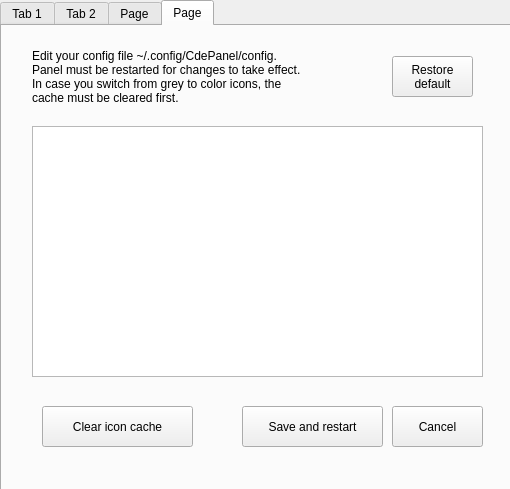
<?xml version="1.0" encoding="UTF-8"?>
<ui version="4.0">
 <class>Dialog</class>
 <widget class="QDialog" name="Dialog">
  <property name="geometry">
   <rect>
    <x>0</x>
    <y>0</y>
    <width>510</width>
    <height>489</height>
   </rect>
  </property>
  <property name="windowTitle">
   <string>Dialog</string>
  </property>
  <widget class="QTabWidget" name="tabWidget">
   <property name="geometry">
    <rect>
     <x>0</x>
     <y>0</y>
     <width>561</width>
     <height>651</height>
    </rect>
   </property>
   <property name="currentIndex">
    <number>3</number>
   </property>
   <widget class="QWidget" name="tab_1">
    <attribute name="title">
     <string>Tab 1</string>
    </attribute>
    <widget class="QListWidget" name="listWidget">
     <property name="geometry">
      <rect>
       <x>0</x>
       <y>0</y>
       <width>261</width>
       <height>171</height>
      </rect>
     </property>
    </widget>
    <widget class="QPushButton" name="pushButton_14">
     <property name="geometry">
      <rect>
       <x>380</x>
       <y>400</y>
       <width>112</width>
       <height>27</height>
      </rect>
     </property>
     <property name="text">
      <string>Cancel</string>
     </property>
    </widget>
    <widget class="QWidget" name="gridLayoutWidget">
     <property name="geometry">
      <rect>
       <x>0</x>
       <y>170</y>
       <width>261</width>
       <height>101</height>
      </rect>
     </property>
     <layout class="QGridLayout" name="gridLayout">
      <item row="0" column="2">
       <widget class="QPushButton" name="colorbutton3">
        <property name="sizePolicy">
         <sizepolicy hsizetype="Minimum" vsizetype="Expanding">
          <horstretch>0</horstretch>
          <verstretch>0</verstretch>
         </sizepolicy>
        </property>
        <property name="text">
         <string/>
        </property>
       </widget>
      </item>
      <item row="0" column="3">
       <widget class="QPushButton" name="colorbutton4">
        <property name="sizePolicy">
         <sizepolicy hsizetype="Minimum" vsizetype="Expanding">
          <horstretch>0</horstretch>
          <verstretch>0</verstretch>
         </sizepolicy>
        </property>
        <property name="text">
         <string/>
        </property>
       </widget>
      </item>
      <item row="1" column="3">
       <widget class="QPushButton" name="colorbutton8">
        <property name="sizePolicy">
         <sizepolicy hsizetype="Minimum" vsizetype="Expanding">
          <horstretch>0</horstretch>
          <verstretch>0</verstretch>
         </sizepolicy>
        </property>
        <property name="text">
         <string/>
        </property>
       </widget>
      </item>
      <item row="1" column="1">
       <widget class="QPushButton" name="colorbutton6">
        <property name="sizePolicy">
         <sizepolicy hsizetype="Minimum" vsizetype="Expanding">
          <horstretch>0</horstretch>
          <verstretch>0</verstretch>
         </sizepolicy>
        </property>
        <property name="text">
         <string/>
        </property>
       </widget>
      </item>
      <item row="0" column="1">
       <widget class="QPushButton" name="colorbutton2">
        <property name="sizePolicy">
         <sizepolicy hsizetype="Minimum" vsizetype="Expanding">
          <horstretch>0</horstretch>
          <verstretch>0</verstretch>
         </sizepolicy>
        </property>
        <property name="text">
         <string/>
        </property>
       </widget>
      </item>
      <item row="1" column="2">
       <widget class="QPushButton" name="colorbutton7">
        <property name="sizePolicy">
         <sizepolicy hsizetype="Minimum" vsizetype="Expanding">
          <horstretch>0</horstretch>
          <verstretch>0</verstretch>
         </sizepolicy>
        </property>
        <property name="text">
         <string/>
        </property>
       </widget>
      </item>
      <item row="1" column="0">
       <widget class="QPushButton" name="colorbutton5">
        <property name="sizePolicy">
         <sizepolicy hsizetype="Minimum" vsizetype="Expanding">
          <horstretch>0</horstretch>
          <verstretch>0</verstretch>
         </sizepolicy>
        </property>
        <property name="text">
         <string/>
        </property>
       </widget>
      </item>
      <item row="0" column="0">
       <widget class="QPushButton" name="colorbutton1">
        <property name="sizePolicy">
         <sizepolicy hsizetype="Minimum" vsizetype="Expanding">
          <horstretch>0</horstretch>
          <verstretch>0</verstretch>
         </sizepolicy>
        </property>
        <property name="text">
         <string/>
        </property>
       </widget>
      </item>
     </layout>
    </widget>
    <widget class="QPushButton" name="pushButton">
     <property name="geometry">
      <rect>
       <x>290</x>
       <y>40</y>
       <width>112</width>
       <height>27</height>
      </rect>
     </property>
     <property name="text">
      <string>New</string>
     </property>
    </widget>
    <widget class="QPushButton" name="pushButton_13">
     <property name="geometry">
      <rect>
       <x>260</x>
       <y>400</y>
       <width>112</width>
       <height>27</height>
      </rect>
     </property>
     <property name="text">
      <string>Ok</string>
     </property>
    </widget>
    <widget class="QPushButton" name="pushButton_2">
     <property name="geometry">
      <rect>
       <x>0</x>
       <y>370</y>
       <width>151</width>
       <height>27</height>
      </rect>
     </property>
     <property name="text">
      <string>Restore palette</string>
     </property>
    </widget>
    <widget class="QPushButton" name="pushButton_3">
     <property name="geometry">
      <rect>
       <x>290</x>
       <y>80</y>
       <width>112</width>
       <height>27</height>
      </rect>
     </property>
     <property name="text">
      <string>Delete</string>
     </property>
    </widget>
    <widget class="QWidget" name="gridLayoutWidget_3">
     <property name="geometry">
      <rect>
       <x>0</x>
       <y>270</y>
       <width>269</width>
       <height>91</height>
      </rect>
     </property>
     <layout class="QGridLayout" name="gridLayout_3">
      <item row="1" column="0">
       <widget class="QPushButton" name="pushButton_4">
        <property name="text">
         <string>h+</string>
        </property>
       </widget>
      </item>
      <item row="2" column="1">
       <widget class="QPushButton" name="pushButton_8">
        <property name="text">
         <string>v-</string>
        </property>
       </widget>
      </item>
      <item row="1" column="1">
       <widget class="QPushButton" name="pushButton_6">
        <property name="text">
         <string>v+</string>
        </property>
       </widget>
      </item>
      <item row="1" column="2">
       <widget class="QPushButton" name="pushButton_7">
        <property name="text">
         <string>s+</string>
        </property>
       </widget>
      </item>
      <item row="2" column="2">
       <widget class="QPushButton" name="pushButton_9">
        <property name="text">
         <string>s-</string>
        </property>
       </widget>
      </item>
      <item row="2" column="0">
       <widget class="QPushButton" name="pushButton_5">
        <property name="text">
         <string>h-</string>
        </property>
       </widget>
      </item>
      <item row="0" column="0">
       <widget class="QLabel" name="label_2">
        <property name="text">
         <string>Hue</string>
        </property>
       </widget>
      </item>
      <item row="0" column="1">
       <widget class="QLabel" name="label_3">
        <property name="text">
         <string>Value</string>
        </property>
       </widget>
      </item>
      <item row="0" column="2">
       <widget class="QLabel" name="label_4">
        <property name="text">
         <string>Sat</string>
        </property>
       </widget>
      </item>
     </layout>
    </widget>
    <widget class="QFrame" name="frame">
     <property name="geometry">
      <rect>
       <x>290</x>
       <y>160</y>
       <width>191</width>
       <height>211</height>
      </rect>
     </property>
     <property name="frameShape">
      <enum>QFrame::StyledPanel</enum>
     </property>
     <property name="frameShadow">
      <enum>QFrame::Raised</enum>
     </property>
     <widget class="QWidget" name="verticalLayoutWidget">
      <property name="geometry">
       <rect>
        <x>10</x>
        <y>10</y>
        <width>171</width>
        <height>91</height>
       </rect>
      </property>
      <layout class="QVBoxLayout" name="verticalLayout">
       <item>
        <widget class="QLabel" name="label">
         <property name="text">
          <string>Nr of ui colors</string>
         </property>
        </widget>
       </item>
       <item>
        <widget class="QPushButton" name="pushButton_11">
         <property name="text">
          <string>8 Colors</string>
         </property>
        </widget>
       </item>
       <item>
        <widget class="QPushButton" name="pushButton_12">
         <property name="text">
          <string>4 Colors</string>
         </property>
        </widget>
       </item>
      </layout>
     </widget>
     <widget class="QWidget" name="verticalLayoutWidget_2">
      <property name="geometry">
       <rect>
        <x>10</x>
        <y>110</y>
        <width>173</width>
        <height>91</height>
       </rect>
      </property>
      <layout class="QVBoxLayout" name="verticalLayout_2">
       <item>
        <widget class="QLabel" name="label_5">
         <property name="text">
          <string>Color for panel</string>
         </property>
        </widget>
       </item>
       <item>
        <widget class="QPushButton" name="pushButton_10">
         <property name="text">
          <string>Like HpUx</string>
         </property>
        </widget>
       </item>
       <item>
        <widget class="QPushButton" name="pushButton_15">
         <property name="text">
          <string>Like recent release</string>
         </property>
        </widget>
       </item>
      </layout>
     </widget>
    </widget>
   </widget>
   <widget class="QWidget" name="tab_2">
    <attribute name="title">
     <string>Tab 2</string>
    </attribute>
    <widget class="QListWidget" name="listWidget_2">
     <property name="geometry">
      <rect>
       <x>0</x>
       <y>90</y>
       <width>261</width>
       <height>171</height>
      </rect>
     </property>
    </widget>
    <widget class="QLabel" name="label_8">
     <property name="geometry">
      <rect>
       <x>10</x>
       <y>20</y>
       <width>271</width>
       <height>41</height>
      </rect>
     </property>
     <property name="text">
      <string>Selected backdrop and color will
apply to the current workspace</string>
     </property>
    </widget>
    <widget class="QWidget" name="gridLayoutWidget_2">
     <property name="geometry">
      <rect>
       <x>0</x>
       <y>260</y>
       <width>261</width>
       <height>101</height>
      </rect>
     </property>
     <layout class="QGridLayout" name="gridLayout_2">
      <item row="0" column="2">
       <widget class="QPushButton" name="wscolorbutton3">
        <property name="sizePolicy">
         <sizepolicy hsizetype="Minimum" vsizetype="Expanding">
          <horstretch>0</horstretch>
          <verstretch>0</verstretch>
         </sizepolicy>
        </property>
        <property name="text">
         <string/>
        </property>
       </widget>
      </item>
      <item row="0" column="3">
       <widget class="QPushButton" name="wscolorbutton4">
        <property name="sizePolicy">
         <sizepolicy hsizetype="Minimum" vsizetype="Expanding">
          <horstretch>0</horstretch>
          <verstretch>0</verstretch>
         </sizepolicy>
        </property>
        <property name="text">
         <string/>
        </property>
       </widget>
      </item>
      <item row="1" column="3">
       <widget class="QPushButton" name="wscolorbutton8">
        <property name="sizePolicy">
         <sizepolicy hsizetype="Minimum" vsizetype="Expanding">
          <horstretch>0</horstretch>
          <verstretch>0</verstretch>
         </sizepolicy>
        </property>
        <property name="text">
         <string/>
        </property>
       </widget>
      </item>
      <item row="1" column="1">
       <widget class="QPushButton" name="wscolorbutton6">
        <property name="sizePolicy">
         <sizepolicy hsizetype="Minimum" vsizetype="Expanding">
          <horstretch>0</horstretch>
          <verstretch>0</verstretch>
         </sizepolicy>
        </property>
        <property name="text">
         <string/>
        </property>
       </widget>
      </item>
      <item row="0" column="1">
       <widget class="QPushButton" name="wscolorbutton2">
        <property name="sizePolicy">
         <sizepolicy hsizetype="Minimum" vsizetype="Expanding">
          <horstretch>0</horstretch>
          <verstretch>0</verstretch>
         </sizepolicy>
        </property>
        <property name="text">
         <string/>
        </property>
       </widget>
      </item>
      <item row="1" column="2">
       <widget class="QPushButton" name="wscolorbutton7">
        <property name="sizePolicy">
         <sizepolicy hsizetype="Minimum" vsizetype="Expanding">
          <horstretch>0</horstretch>
          <verstretch>0</verstretch>
         </sizepolicy>
        </property>
        <property name="text">
         <string/>
        </property>
       </widget>
      </item>
      <item row="1" column="0">
       <widget class="QPushButton" name="wscolorbutton5">
        <property name="sizePolicy">
         <sizepolicy hsizetype="Minimum" vsizetype="Expanding">
          <horstretch>0</horstretch>
          <verstretch>0</verstretch>
         </sizepolicy>
        </property>
        <property name="text">
         <string/>
        </property>
       </widget>
      </item>
      <item row="0" column="0">
       <widget class="QPushButton" name="wscolorbutton1">
        <property name="sizePolicy">
         <sizepolicy hsizetype="Minimum" vsizetype="Expanding">
          <horstretch>0</horstretch>
          <verstretch>0</verstretch>
         </sizepolicy>
        </property>
        <property name="text">
         <string/>
        </property>
       </widget>
      </item>
     </layout>
    </widget>
   </widget>
   <widget class="QWidget" name="tab_3">
    <attribute name="title">
     <string>Page</string>
    </attribute>
    <widget class="QPushButton" name="pushButton_16">
     <property name="geometry">
      <rect>
       <x>260</x>
       <y>370</y>
       <width>191</width>
       <height>31</height>
      </rect>
     </property>
     <property name="text">
      <string>Use no theme</string>
     </property>
    </widget>
    <widget class="QPushButton" name="pushButton_17">
     <property name="geometry">
      <rect>
       <x>260</x>
       <y>90</y>
       <width>191</width>
       <height>31</height>
      </rect>
     </property>
     <property name="text">
      <string>Use XFCE theme</string>
     </property>
    </widget>
    <widget class="QLabel" name="label_6">
     <property name="geometry">
      <rect>
       <x>20</x>
       <y>30</y>
       <width>401</width>
       <height>51</height>
      </rect>
     </property>
     <property name="text">
      <string>Apply CDE color sets to applications 
and XFCE window manager decorations
and use backdrops:</string>
     </property>
    </widget>
    <widget class="QLabel" name="label_7">
     <property name="geometry">
      <rect>
       <x>10</x>
       <y>320</y>
       <width>471</width>
       <height>31</height>
      </rect>
     </property>
     <property name="text">
      <string>Use stand alone panel, without theming the
desktop environment:</string>
     </property>
    </widget>
    <widget class="QSpinBox" name="spinBox">
     <property name="geometry">
      <rect>
       <x>190</x>
       <y>170</y>
       <width>53</width>
       <height>21</height>
      </rect>
     </property>
     <property name="value">
      <number>4</number>
     </property>
    </widget>
    <widget class="QSpinBox" name="spinBox_2">
     <property name="geometry">
      <rect>
       <x>190</x>
       <y>210</y>
       <width>53</width>
       <height>21</height>
      </rect>
     </property>
     <property name="value">
      <number>20</number>
     </property>
    </widget>
    <widget class="QLabel" name="label_9">
     <property name="geometry">
      <rect>
       <x>50</x>
       <y>170</y>
       <width>131</width>
       <height>16</height>
      </rect>
     </property>
     <property name="text">
      <string>Border width</string>
     </property>
    </widget>
    <widget class="QLabel" name="label_10">
     <property name="geometry">
      <rect>
       <x>50</x>
       <y>210</y>
       <width>131</width>
       <height>19</height>
      </rect>
     </property>
     <property name="text">
      <string>Title height</string>
     </property>
    </widget>
    <widget class="Line" name="line">
     <property name="geometry">
      <rect>
       <x>10</x>
       <y>300</y>
       <width>441</width>
       <height>16</height>
      </rect>
     </property>
     <property name="orientation">
      <enum>Qt::Horizontal</enum>
     </property>
    </widget>
    <widget class="QLabel" name="label_11">
     <property name="geometry">
      <rect>
       <x>20</x>
       <y>130</y>
       <width>231</width>
       <height>16</height>
      </rect>
     </property>
     <property name="text">
      <string>Xfce window decorations</string>
     </property>
    </widget>
   </widget>
   <widget class="QWidget" name="tab_5">
    <attribute name="title">
     <string>Page</string>
    </attribute>
    <widget class="QPlainTextEdit" name="plainTextEdit">
     <property name="geometry">
      <rect>
       <x>30</x>
       <y>100</y>
       <width>451</width>
       <height>251</height>
      </rect>
     </property>
    </widget>
    <widget class="QLabel" name="label_12">
     <property name="geometry">
      <rect>
       <x>30</x>
       <y>20</y>
       <width>451</width>
       <height>61</height>
      </rect>
     </property>
     <property name="text">
      <string>Edit your config file ~/.config/CdePanel/config. 
Panel must be restarted for changes to take effect.
In case you switch from grey to color icons, the
cache must be cleared first.</string>
     </property>
    </widget>
    <widget class="QPushButton" name="pushButton_18">
     <property name="geometry">
      <rect>
       <x>240</x>
       <y>380</y>
       <width>141</width>
       <height>41</height>
      </rect>
     </property>
     <property name="text">
      <string>Save and restart</string>
     </property>
    </widget>
    <widget class="QPushButton" name="pushButton_19">
     <property name="geometry">
      <rect>
       <x>390</x>
       <y>380</y>
       <width>91</width>
       <height>41</height>
      </rect>
     </property>
     <property name="text">
      <string>Cancel</string>
     </property>
    </widget>
    <widget class="QPushButton" name="pushButton_20">
     <property name="geometry">
      <rect>
       <x>390</x>
       <y>30</y>
       <width>81</width>
       <height>41</height>
      </rect>
     </property>
     <property name="text">
      <string>Restore
default</string>
     </property>
    </widget>
    <widget class="QPushButton" name="pushButton_21">
     <property name="geometry">
      <rect>
       <x>40</x>
       <y>380</y>
       <width>151</width>
       <height>41</height>
      </rect>
     </property>
     <property name="text">
      <string>Clear icon cache</string>
     </property>
    </widget>
   </widget>
  </widget>
 </widget>
 <resources/>
 <connections/>
</ui>
